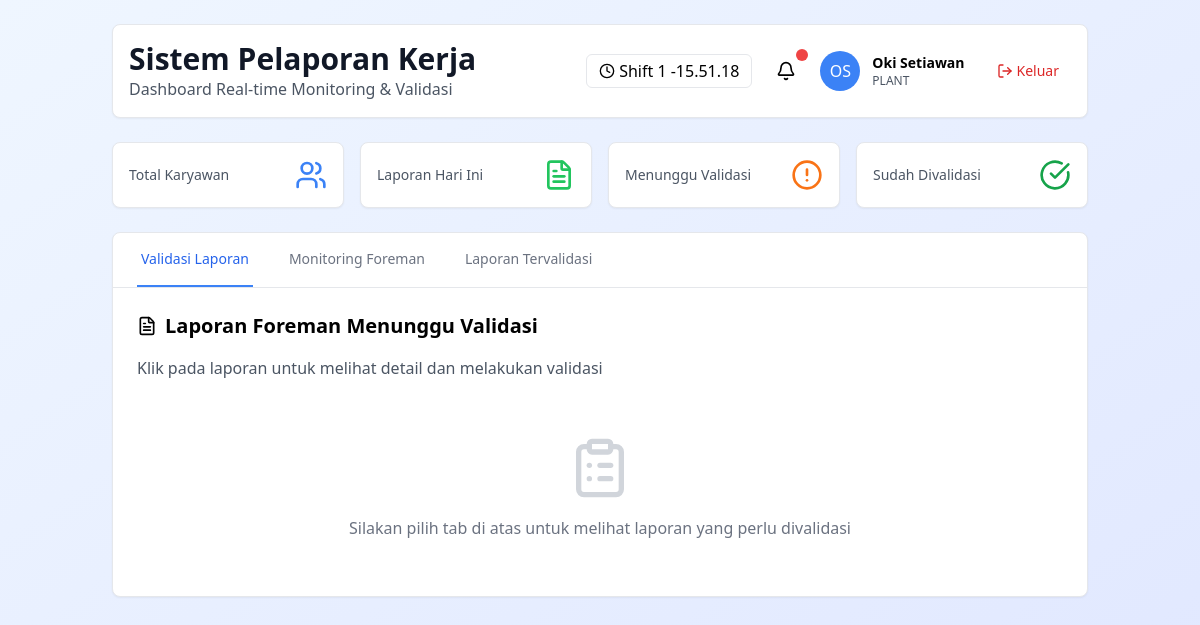
Screenshot of /dashboard/ (signed in) with the database file from the repository.
### dashboard/models.py (models this page shows)
class User(AbstractUser):
    ROLE_CHOICES = [
        ("leader", "Leader"),
        ("admin", "Admin"),
        ("foreman", "Foreman"),
    ]
    DEPARTMENT_CHOICES = [
        ("SUPPORT", "Support $ Fabrikasi"),
        ("TRACK", "Track"),
        ("PLANT", "Plant Coal Hauling"),
        ("WHEEL", "Wheel"),
    ]
    name = models.CharField(max_length=150, blank=True, null=True)
    phone = models.CharField(max_length=20, blank=True, null=True)
    nrp = models.CharField(max_length=20, blank=True, null=True)
    username = models.CharField(max_length=150, unique=True)
    email = models.EmailField(max_length=254, unique=True)
    role = models.CharField(max_length=20, choices=ROLE_CHOICES, default="foreman")
    department = models.CharField(
        max_length=100, choices=DEPARTMENT_CHOICES, blank=True, null=True
    )
    shift = models.IntegerField(default=1, choices=[(1, "Shift 1"), (2, "Shift 2")])
    created_at = models.DateTimeField(auto_now_add=True)
    updated_at = models.DateTimeField(auto_now=True)

### dashboard/views.py (the view)
# urls.py: path("", include("dashboard.urls")),
@login_required
def dashboard(request):
    return render(request, "leader/dashboard.html")

### dashboard/templates/leader/dashboard.html (shortened to what this page needs)
{% extends 'base.html' %}
{% block content %}
<div class="container mx-auto p-6">
    <div class="flex items-center justify-between mb-6 p-4 bg-white rounded-lg shadow-sm border">
        <div>
            <h1 class="text-3xl font-bold text-gray-900">Sistem Pelaporan Kerja</h1>
            <p class="text-gray-600">Dashboard Real-time Monitoring & Validasi</p>
        </div>
        <div class="flex items-center gap-4">
            <div class="px-3 py-1 border rounded-md flex items-center">
                <i data-lucide="clock" class="w-4 h-4 mr-1"></i>
                Shift {{ user.shift }} - <span id="current-time"></span>
            </div>
            <button class="relative p-2 hover:bg-gray-100 rounded-md">
                <i data-lucide="bell" class="w-5 h-5"></i>
                <span class="absolute -top-1 -right-1 w-3 h-3 bg-red-500 rounded-full text-xs"></span>
            </button>
            <div class="flex items-center gap-3">
                <div class="w-10 h-10 bg-blue-500 rounded-full flex items-center justify-center">
                    <span class="text-white font-medium">{{ user.first_name.0 }}{{ user.last_name.0 }}</span>
                </div>
                <div class="text-left">
                    <p class="font-semibold text-sm">{{ user.get_full_name }}</p>
                    <p class="text-xs text-gray-600">{{ user.department }}</p>
                </div>
                <a href="" class="ml-2 px-3 py-1 text-red-600 hover:bg-red-50 rounded-md text-sm flex items-center">
                    <i data-lucide="log-out" class="w-4 h-4 mr-1"></i>
                    Keluar
                </a>
            </div>
        </div>
    </div>
    <div class="grid grid-cols-1 md:grid-cols-4 gap-4 mb-6">
        <div class="bg-white rounded-lg shadow-sm border p-4">
            <div class="flex items-center justify-between">
                <div>
                    <p class="text-sm text-gray-600">Total Karyawan</p>
                </div>
                <i data-lucide="users" class="w-8 h-8 text-blue-500"></i>
            </div>
        </div>
        <div class="bg-white rounded-lg shadow-sm border p-4">
            <div class="flex items-center justify-between">
                <div>
                    <p class="text-sm text-gray-600">Laporan Hari Ini</p>
                </div>
                <i data-lucide="file-text" class="w-8 h-8 text-green-500"></i>
            </div>
        </div>
        <div class="bg-white rounded-lg shadow-sm border p-4">
            <div class="flex items-center justify-between">
                <div>
                    <p class="text-sm text-gray-600">Menunggu Validasi</p>
                </div>
                <i data-lucide="alert-circle" class="w-8 h-8 text-orange-500"></i>
            </div>
        </div>
        <div class="bg-white rounded-lg shadow-sm border p-4">
            <div class="flex items-center justify-between">
                <div>
                    <p class="text-sm text-gray-600">Sudah Divalidasi</p>
                </div>
                <i data-lucide="check-circle" class="w-8 h-8 text-green-600"></i>
            </div>
        </div>
    </div>
    <div class="bg-white rounded-lg shadow-sm border mb-6">
        <div class="border-b">
            <nav class="flex space-x-8 px-6">
                <a href="" class="py-4 px-1 border-b-2 border-blue-500 font-medium text-sm text-blue-600">
                    Validasi Laporan
                </a>
                <a href="" class="py-4 px-1 border-b-2 border-transparent font-medium text-sm text-gray-500 hover:text-gray-700 hover:border-gray-300">
                    Monitoring Foreman
                </a>
                <a href="" class="py-4 px-1 border-b-2 border-transparent font-medium text-sm text-gray-500 hover:text-gray-700 hover:border-gray-300">
                    Laporan Tervalidasi
                </a>
            </nav>
        </div>
        <div class="p-6">
            <div class="flex items-center gap-2 mb-4">
                <i data-lucide="file-text" class="w-5 h-5"></i>
                <h2 class="text-xl font-bold">Laporan Foreman Menunggu Validasi</h2>
            </div>
            <p class="text-gray-600 mb-6">
                Klik pada laporan untuk melihat detail dan melakukan validasi
            </p>
            <div class="text-center py-8">
                <i data-lucide="clipboard-list" class="w-16 h-16 text-gray-300 mx-auto mb-4"></i>
                <p class="text-gray-500">Silakan pilih tab di atas untuk melihat laporan yang perlu divalidasi</p>
            </div>
        </div>
    </div>
</div>
{% endblock %}

### rows the page displays
User: shift "1", first_name.0 "O", last_name.0 "S", get_full_name "Oki Setiawan", department "PLANT"
